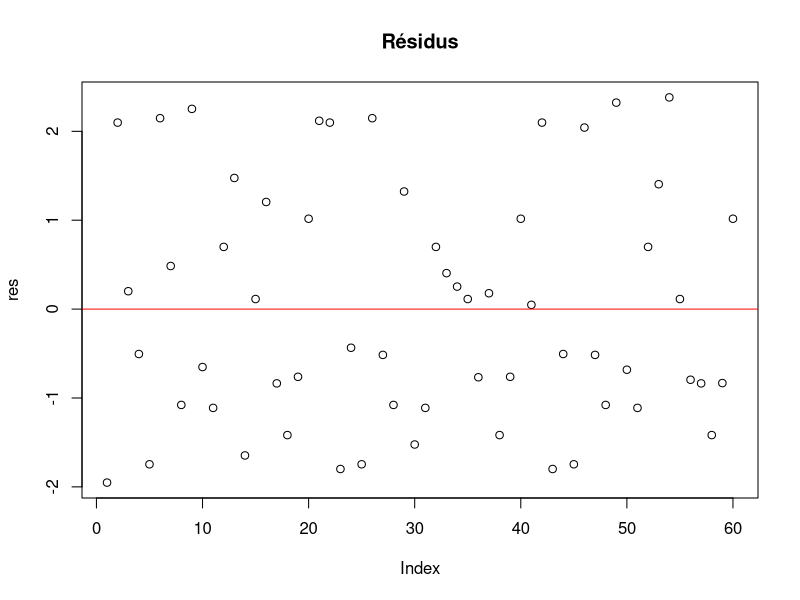
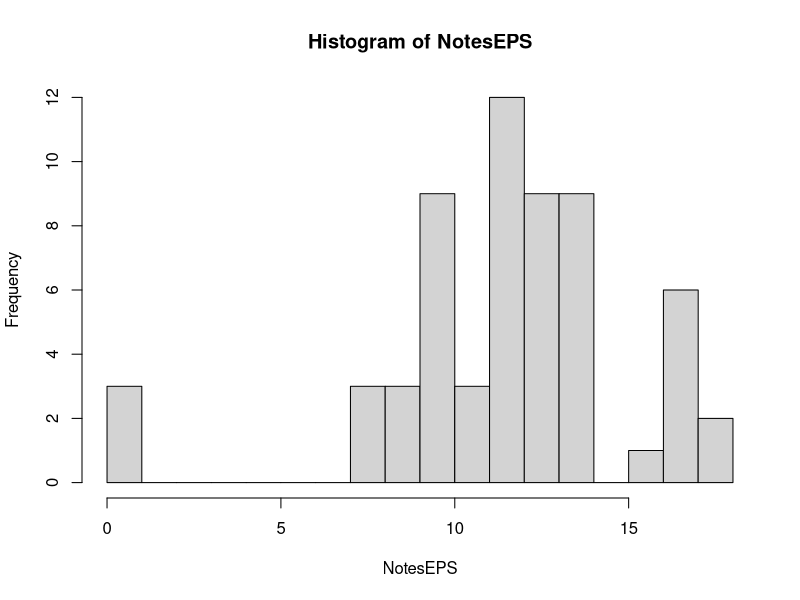
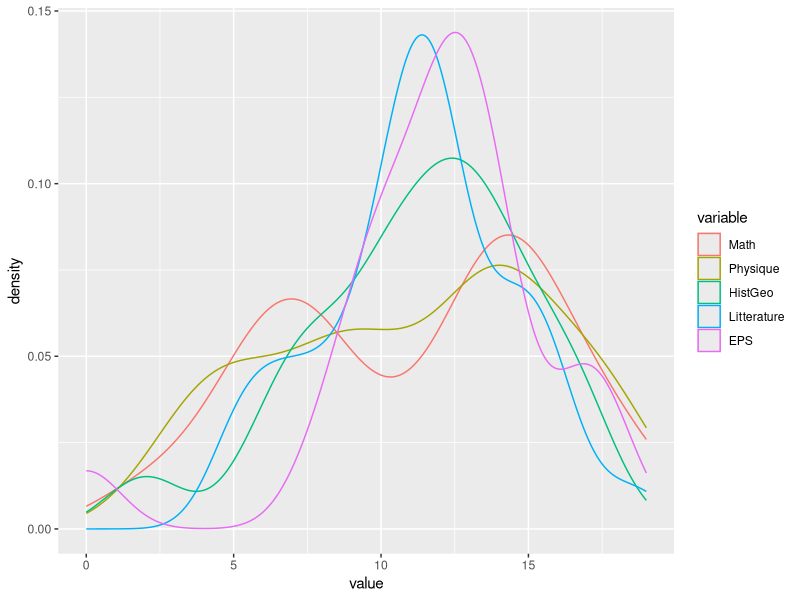
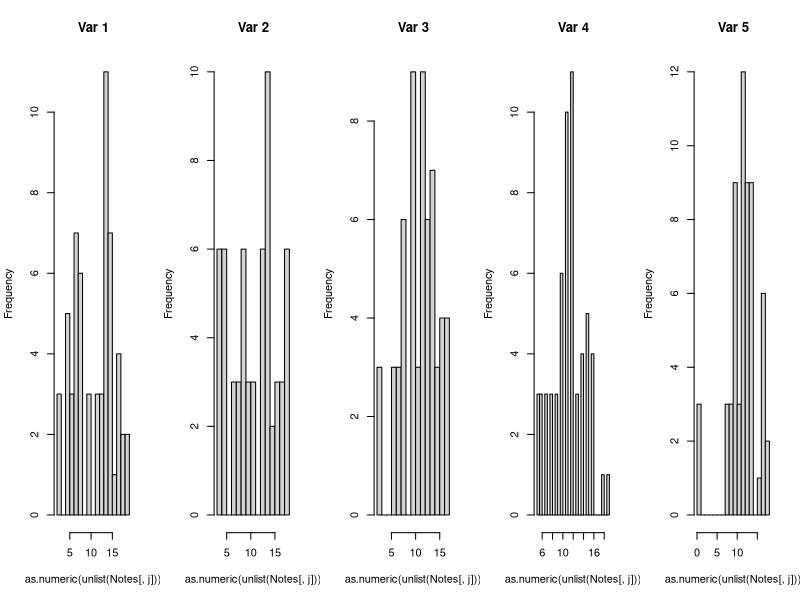
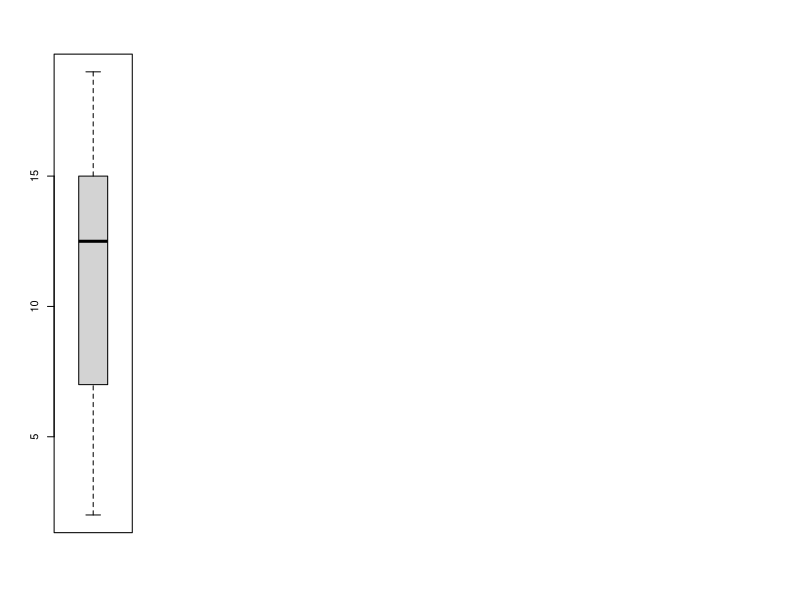
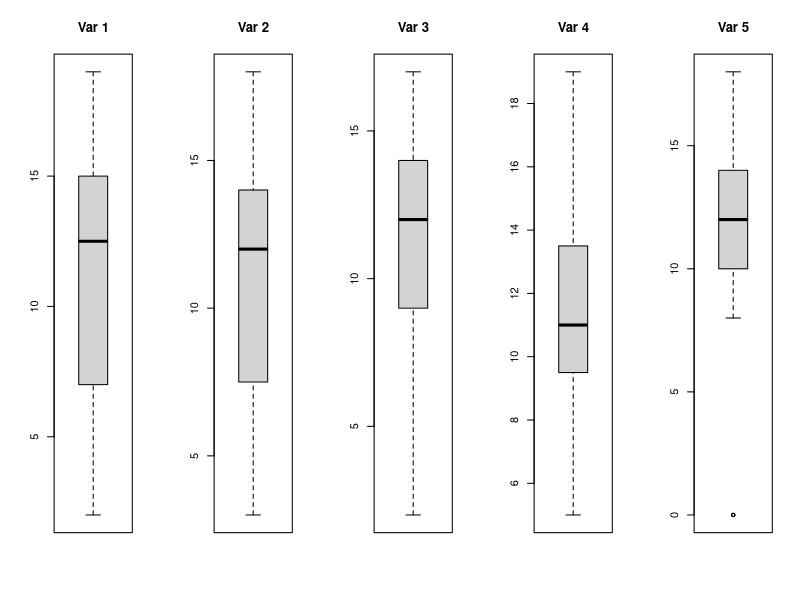
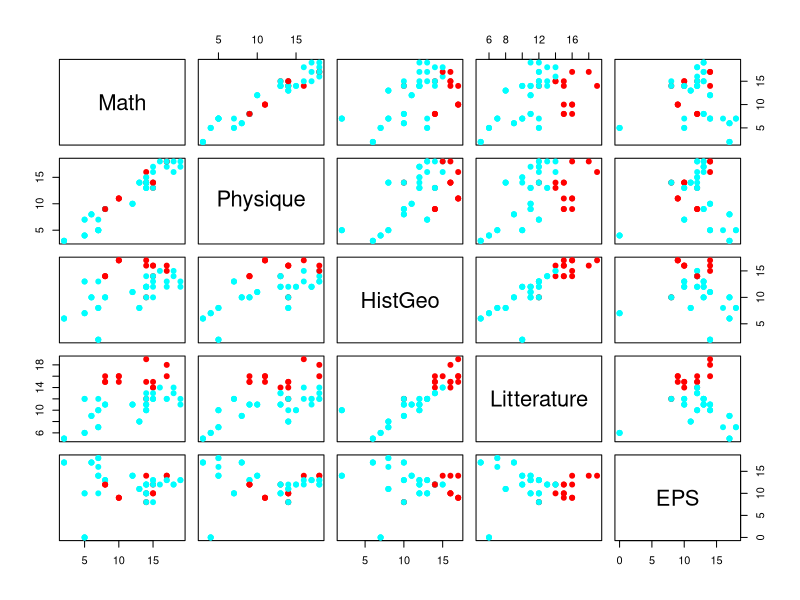
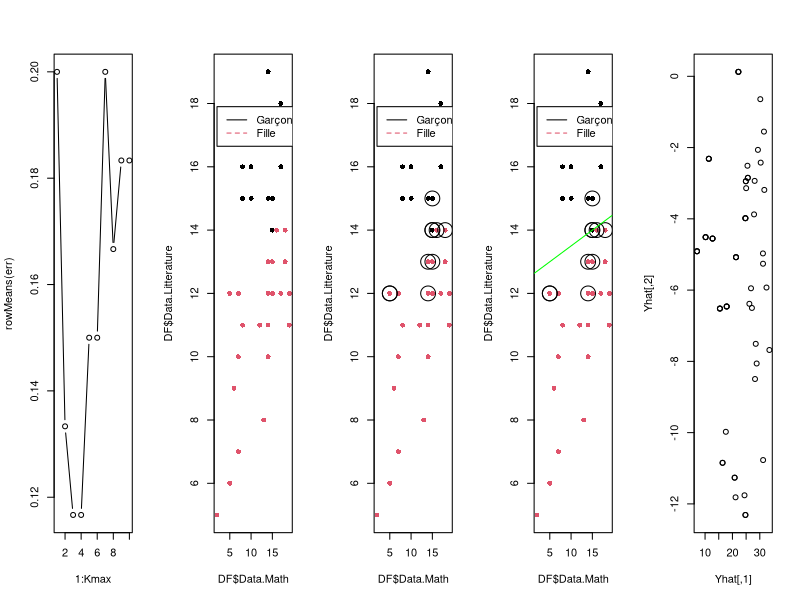

Generate these figures, in order, with R:
## ---- chunk 1
library(readr)
library(dplyr)
Data=read_csv("Notes.csv") #On récupère le csv dans la variable Data qui contiendra TOUTES les données
typeof(Data$Math)
NoteGenre=Data[2:7] #On retire seulement le nom des élèves
Notes=Data[2:6] #On retire la première colonne avec le nom des élèves pour ne se focaliser que sur les notes
Data
## ---- chunk 2
NotesMath=as.numeric(unlist(Notes["Math"]))
NotesPhysique=as.numeric(unlist(Notes["Physique"]))
NotesHistGeo=as.numeric(unlist(Notes["HistGeo"]))
NotesLitterature=as.numeric(unlist(Notes["Litterature"]))
NotesEPS=as.numeric(unlist(Notes["EPS"]))
## ---- chunk 3
cov(Notes)
## ---- chunk 4
cor(Notes)
## ---- chunk 5
NotesregEPS=lm(EPS~Math+Physique+HistGeo+Litterature, data=Data)
summary(NotesregEPS)
## ---- chunk 6
NotesregMath=lm(Math~EPS+Math+Physique+HistGeo+Litterature, data=Data)
summary(NotesregMath)
## ---- chunk 7
fitted(NotesregMath) #Nous montre la prédiction pour chaque élève
resid(NotesregMath) #Nous montre l'erreur pour chaque élève (Note réelle - Note estimée)? On nomme ces valeurs Résidus
## ---- chunk 8
res<-resid(NotesregMath)
plot(res,main="Résidus")
abline(h=0,col="red")
## ---- chunk 9
mean(res)
## ---- chunk 10
NotesEPS
hist(NotesEPS, breaks=20)
## ---- chunk 11
library(ggplot2)
library(reshape2)
Notes.plot = melt(Notes)
p <- ggplot(aes(x=value, colour=variable), data=Notes.plot)
p + geom_density()
## ---- chunk 12
par(mfrow=c(1,5))
for (j in 1:5) hist(as.numeric(unlist(Notes[,j])),breaks=20,main = paste("Var",j))
## ---- chunk 13
boxplot(NotesMath)
## ---- chunk 14
par(mfrow=c(1,5))
for (j in 1:5) boxplot(as.numeric(unlist(Notes[,j])), main = paste("Var",j))
## ---- chunk 15
zfac <- factor(Data$Genre)
mescouleurs <- rainbow(length(levels(zfac)))
plot(Notes,pch = 19,col=mescouleurs[zfac])
## ---- chunk 16
moyenne=c()

for (i in 1:length(row.names(Notes))){
moyenne<-c(moyenne,sum(Notes[i,])/length(Notes[i,]))
}

eleves = c(Data["Eleve"])
genre = c(Data["Genre"])
MoyenneNotes = data.frame(eleves,moyenne,genre)
MoyenneNotes
## ---- chunk 17
library(class)
X = Data[,2:6]
Y = as.data.frame(Data[,7])
learn = sample(1:60,50) # sample 60 indexes of individuals that will be used in the learning set
train = X[learn,] # 50 obs for learning
cl = Y[learn,]
test = X[-learn,] # The remaining 10 obs for validation
Yreel = Y[-learn,]
?knn
Prediction = knn(train,test,cl,k = 4)
Resultat=data.frame(Data[-learn,],Prediction)
Resultat

## ---- chunk 18
err = sum(Prediction != Yreel) / length(Yreel)
err
## ---- chunk 19
V = 20
fold = rep(1:V,nrow(X)/V)
for (v in 1:V){
  learn = which(fold != v)
  Xl = X[learn,] # 100 obs for learning
  Yl = Y[learn,]
  Xv = X[-learn,] # The remaining 50 obs for validation
  Yv = Y[-learn,]
  f = knn(Xl,Xv,Yl,k = 5)
  err[v] = sum(f != Yv) / length(Yv)
}
#err
mean(err)
## ---- chunk 20
Kmax = 10
V = 20
err = matrix(NA,Kmax,20)
fold = rep(1:V,nrow(X)/V)
for (v in 1:V){
  learn = which(fold != v)
  Xl = X[learn,] 
  Yl = Y[learn,]
  Xv = X[-learn,]
  Yv = Y[-learn,]
  for (k in 1:Kmax){
    f = knn(Xl,Xv,Yl,k)
    err[k,v] = sum(f != Yv) / length(Yv)
  }
}
plot(1:Kmax,rowMeans(err),type='b')
## ---- chunk 21
V = 20
fold = rep(1:V,nrow(X)/V)
for (v in 1:V){
  learn = which(fold != v)
  Xl = X[learn,] # 100 obs for learning
  Yl = Y[learn,]
  Xv = X[-learn,] # The remaining 50 obs for validation
  Yv = Y[-learn,]
  f = knn(Xl,Xv,Yl,k = 5)
  err[v] = sum(f != Yv) / length(Yv)
}
StatGlobErr=c((mean(err)-sd(err)),(mean(err)),(mean(err)+sd(err)))
StatGlobErr
## ---- chunk 22
library(e1071)
DF = data.frame(Data$Math, Data$Litterature, as.factor(Data$Genre))
DF
summary(DF)
plot(DF$Data.Math,DF$Data.Litterature, col=DF$as.factor.Data.Genre, pch=16)
legend(2,17.9,legend=c("Garçon","Fille"),col=1:length(DF$as.factor.Data.Genre),lty=1:2)
## ---- chunk 23
mlin <- svm(DF$as.factor.Data.Genre ~ DF$Data.Math+DF$Data.Litterature, data=DF, kernel="linear",scale=F)
print(mlin)
## ---- chunk 24
print((rownames(df))[mlin$index]) 
plot(DF$Data.Math,DF$Data.Litterature, col=DF$as.factor.Data.Genre, pch=16)
legend(2,17.9,legend=c("Garçon","Fille"),col=1:length(DF$as.factor.Data.Genre),lty=1:2)
points(DF$Data.Math[mlin$index],DF$Data.Litterature[mlin$index],cex=3,col=rgb(0,0,0))
## ---- chunk 25
beta.0 <- -mlin$rho
beta.1 <- sum(mlin$coefs*DF$Data.Math[mlin$index])
beta.2 <- sum(mlin$coefs*DF$Data.Litterature[mlin$index])
plot(DF$Data.Math,DF$Data.Litterature, col=DF$as.factor.Data.Genre, pch=16)
legend(2,17.9,legend=c("Garçon","Fille"),col=1:length(DF$as.factor.Data.Genre),lty=1:2)
points(DF$Data.Math[mlin$index],DF$Data.Litterature[mlin$index],cex=3,col=rgb(0,0,0))
abline(-beta.0/beta.2,-beta.1/beta.2,col="green")
## ---- chunk 26
library(MASS)
X = Data[,2:6]
Y = as.data.frame(Data[,7])
learn = sample(1:60,50) # sample 60 indexes of individuals that will be used in the learning set
learn = sample(1:60,50) # sample 60 indexes of individuals that will be used in the learning set
train = X[learn,] # 50 obs for learning
cl = Y[learn,]
test = X[-learn,] # The remaining 10 obs for validation
Yreel = Y[-learn,]
f=lda(train,cl)
f
pred=predict(f,test)
sum(pred$class != Yreel) / length(Yreel)
## ---- chunk 27
Data=read_csv("Notes.csv")
X=Data[,2:5]
X 
## ---- chunk 28
# Première étape : calcul de Xbar
Xbar = scale(X,center = TRUE, scale = FALSE)
Xbar
# Deuxième étape : calcul de Sigma
Sigma = t(Xbar) %*% Xbar
Sigma
# Troisieme étape : Décomposition de Sigma
out = eigen(Sigma)
out
d = 3 #on choisi arbitrairement de garder les deux premiers eigenvector. On étudiera plus tard comment choisir le meilleur d
Ustar = out$vect[,1:d]
Ustar
# Dernière étape : Calcul de la matrice Yhat
Yhat = as.matrix(X) %*% Ustar
plot(Yhat)
## ---- chunk 29
Data=read_csv("Notes.csv")
X=Data[,2:5]

# Compute PCA
pc = prcomp(X)
# Project the data
Yhat = predict(pc)
Yhat
# Select d
screeplot(pc)
100 * pc$sdev^2 / sum(pc$sdev^2)
## ---- chunk 30
d = 1

# Plot
plot(pc$x[,1:2], col=c('blue','red'))
biplot(pc)
par(mfrow = c(1,2))
biplot(pc,col = c("black",0))
biplot(pc,col = c(0,"purple")); box()
